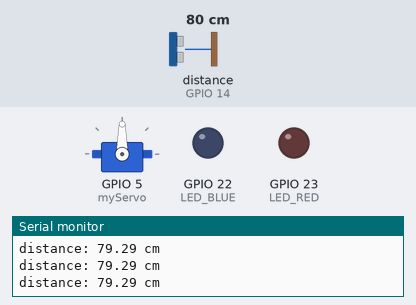
Bench run of a sketch on a simulated ESP32. Shown: servo, output pins drawn as LEDs (lit = HIGH), the last lines printed to the serial monitor. Wiring (from diagram.json): ultrasonic range finder: trigger GPIO 12; echo GPIO 14. The inputs (shaded band) are chosen by the test bench; at power-on: distance to the obstacle (sensor on GPIO 14) 80 cm. The echo pulse lasts 58.3 µs per cm; pins used as bus, display or sensor lines are not drawn.

Above: at 1.3 s.
1.4 s: distance to the obstacle (sensor on GPIO 14) set to 7 cm
2.9 s: distance to the obstacle (sensor on GPIO 14) set to 4 cm
At 5.1 s:
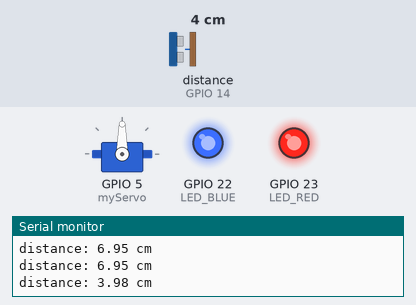
At 7.3 s:
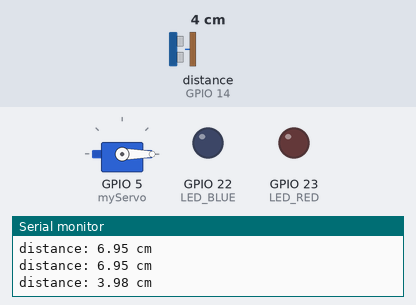
Timing chart, 0 to 14.2 s (numbered marks = the images above; inputs shaded):
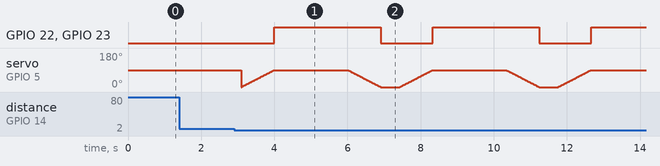

Measured:
- the behaviour switches between 6 and 5 cm on distance to the obstacle (sensor on GPIO 14) (found by bisection; images 0 and 1)

The sketch:

sketch.ino
```cpp
#include <ESP32Servo.h>

#define LED_RED 23
#define LED_BLUE 22
#define TRIG_PIN 12
#define ECHO_PIN 14

float duration_us, distance_cm;

Servo myServo;

void setup() {
  Serial.begin(115200);
  pinMode(LED_RED, OUTPUT);
  pinMode(LED_BLUE, OUTPUT);
  myServo.attach(5); // GPIO pin number for servo
  pinMode(TRIG_PIN, OUTPUT);
  pinMode(ECHO_PIN, INPUT);
}

void loop() {
  delay(10); // this speeds up the simulation
  digitalWrite(TRIG_PIN, HIGH);
  delayMicroseconds(10);
  digitalWrite(TRIG_PIN, LOW);

  duration_us = pulseIn(ECHO_PIN, HIGH);
  distance_cm = 0.017 * duration_us;

  Serial.print("distance: ");
  Serial.print(distance_cm);
  Serial.println(" cm");

  if (distance_cm <= 5) {
    for (int pos = 0; pos <= 90; pos += 1) {
      myServo.write(pos);
      delay(10);
    }
    digitalWrite(LED_BLUE, HIGH);
    digitalWrite(LED_RED, HIGH);

    delay(2000);

    for (int pos = 90; pos >= 0; pos -= 1) {
      myServo.write(pos);
      delay(10);
    }
    digitalWrite(LED_BLUE, LOW);
    digitalWrite(LED_RED, LOW);
  }

  delay(500);
}
```
